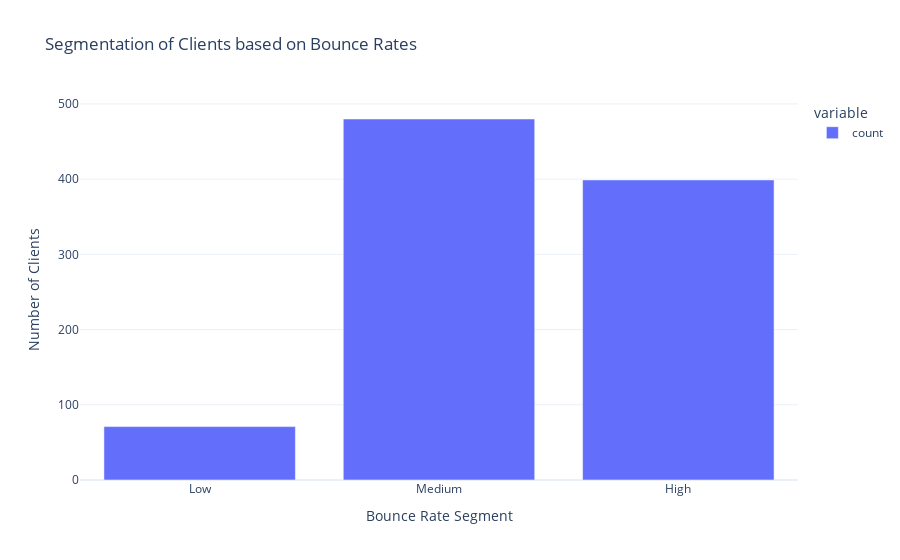

The code cell stored with this chart in its notebook:
### Markdown cell above
- Now, let's analyze the bounce rate of the users

### Code cell
# Define the threshold for high, medium, and low bounce rate
high_bounce_rate_thtreshold = 70
low_bounce_rate_threshold = 30

# Segment the clients based on bounce rates
data['Bounce Rate Segment'] = pd.cut(data['Bounce Rate'], bins=[0, low_bounce_rate_threshold, high_bounce_rate_thtreshold, 100], labels=['Low', 'Medium', 'High'], right=False)

# Count the number of clients in each segment
segment_counts = data['Bounce Rate Segment'].value_counts().sort_index()

# Visualize the segments
segment_fig = px.bar(segment_counts, labels={'index': 'Bounce Rate Segment', 'value': 'Number of Clients'}, title='Segmentation of Clients based on Bounce Rates')
print(segment_counts.head())
segment_fig.show()

pio.write_image(segment_fig, './images/image2.png')

### Figure 1 — Plotly figure (JSON) as saved in the notebook; plotly's stock layout.template omitted (floating-point values rounded to 4 significant figures)
{"data": [{"alignmentgroup": "True", "hovertemplate": "variable=count<br>Bounce Rate Segment=%{x}<br>Number of Clients=%{y}<extra></extra>", "legendgroup": "count", "marker": {"color": "#636efa", "pattern": {"shape": ""}}, "name": "count", "offsetgroup": "count", "orientation": "v", "showlegend": true, "textposition": "auto", "type": "bar", "x": ["Low", "Medium", "High"], "xaxis": "x", "y": [71, 480, 399], "yaxis": "y"}], "layout": {"barmode": "relative", "legend": {"title": {"text": "variable"}, "tracegroupgap": 0}, "title": {"text": "Segmentation of Clients based on Bounce Rates"}, "xaxis": {"anchor": "y", "domain": [0, 1], "title": {"text": "Bounce Rate Segment"}}, "yaxis": {"anchor": "x", "domain": [0, 1], "title": {"text": "Number of Clients"}}}}
